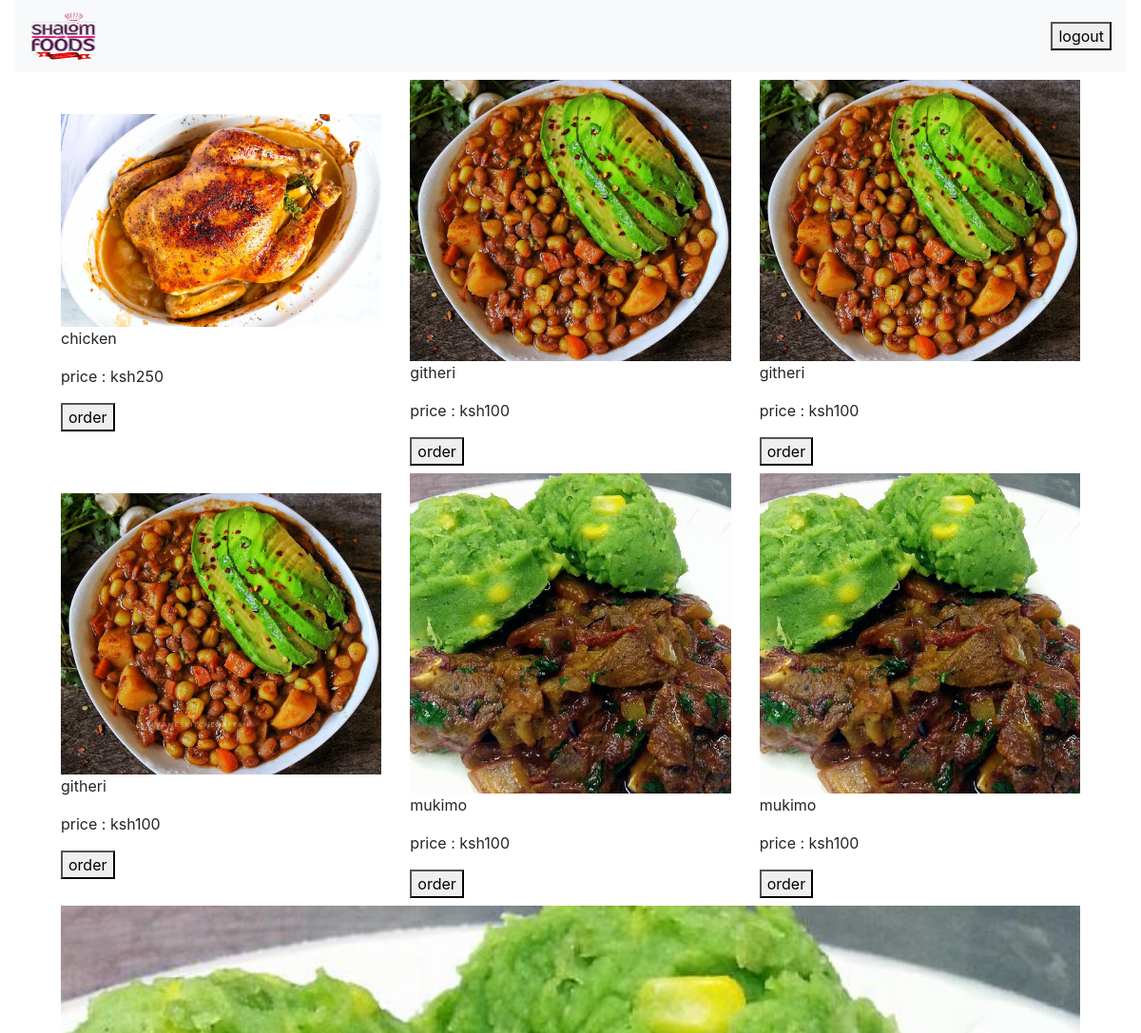
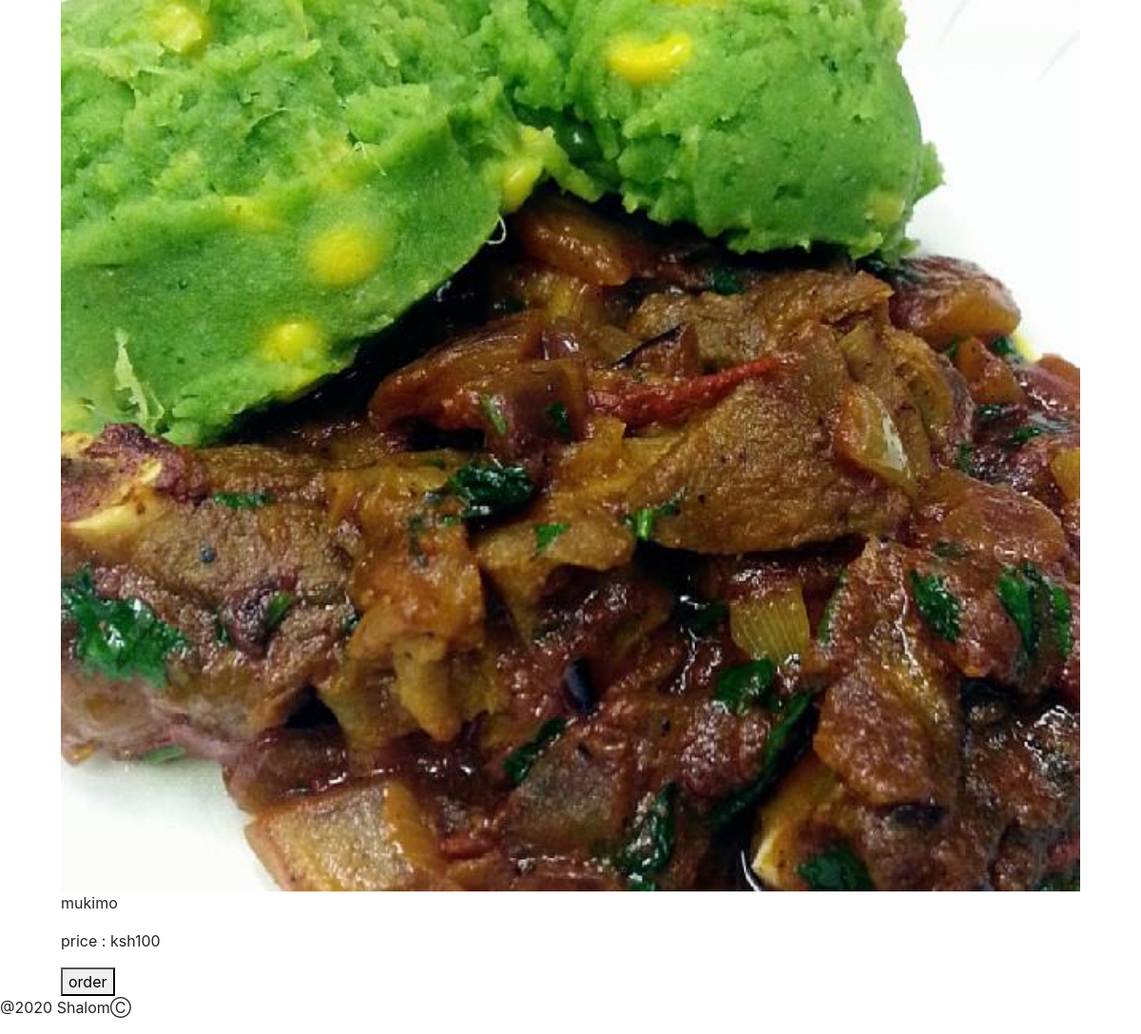
/order/ (signed in), run on the app's committed database (2 pictures, top to bottom).
### menu/models.py (models this page shows, shortened)
class Dish(models.Model):
    item_name = models.CharField(max_length=120)
    price = models.IntegerField(editable=True, default=100)
    image = models.ImageField(blank=True)
    user = models.ForeignKey(User, default=None, on_delete=models.CASCADE)

### menu/views.py (the view)
# urls.py: path('order/', views.order, name='order' ),
@login_required(login_url='/a/login')
def order(request):
    dish = Dish.objects.all()
    for i in dish:
        print(i.item_name)
    return render(request, 'menu/orders.html', { 'dishs' : dish })

### templates/menu/orders.html (shortened to what this page needs)
{% extends "menu/base.html" %}
{% load static %}
{% block css %}
<link rel="stylesheet" href=" {% static 'menu/orders.css' %} ">
{% endblock %}
{% block content %}
    <div class="main">
        {% for dish in dishs %}
        <div class="container">
            <img src="{{dish.image.url}}" alt="">
            <p>{{dish.item_name}}</p>
            <p>price : ksh{{dish.price}}</p>
            <button> order </button>
        </div>
        {% endfor %}
    </div>
    {% endblock %}

### templates/menu/base.html (shortened to what this page needs)
{% load static %}
<!DOCTYPE html>
<html lang="en">
<head>
    {%block css%}
    {%endblock%}
    <link rel="stylesheet" href="https://stackpath.bootstrapcdn.com/bootstrap/4.3.1/css/bootstrap.min.css">
</head>
<body>
  <div class="container-fluid">
    <nav class="navbar navbar-light bg-light">
        <a class="navbar-brand" href="/">
          <img src="{%static 'menu/img/shalom_logo.png'%}" width="70" height="50" class="d-inline-block align-top" alt="">
        </a>
        {% if user.is_authenticated %}
        <ul class="nav ml-auto nav-pills">
          <li>
            <form class="logout_form" action="{% url 'accounts:logout' %}" method="post">
              <button class="button" type="submit">logout</button>
            </form>
          </li>
        </ul>
        {% endif %}
      </nav>
  </div>
    <div class="container" style="margin: 0px 30px;">
    {%block content%}
    {%endblock%}
    </div>
    <footer>
        <p>@2020 ShalomⒸ</p>
    </footer>
</body>
</html>

### static/menu/orders.css (style rules this page uses)
.main { display: flex; flex-wrap: wrap; padding: 0 4px; align-items: center; justify-content: space-evenly; }
.container { flex: 33%; max-width: 25%; padding: 0 4px; }
.container img { margin-top: 8px; vertical-align: middle; width: 100%; transition: transform .2s; }

### data on the page
Dish: image (picture), item_name "chicken", price "250"
Dish: image (picture), item_name "githeri", price "100"
Dish: image (picture), item_name "githeri", price "100"
Dish: image (picture), item_name "githeri", price "100"
Dish: image (picture), item_name "mukimo", price "100"
Dish: image (picture), item_name "mukimo", price "100"
Dish: image (picture), item_name "mukimo", price "100"
